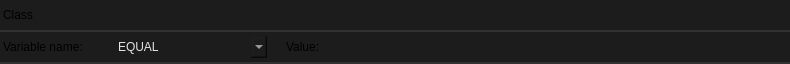
<?xml version="1.0" encoding="UTF-8"?>
<ui version="4.0">
 <class>Widget</class>
 <widget class="QWidget" name="Widget">
  <property name="geometry">
   <rect>
    <x>0</x>
    <y>0</y>
    <width>790</width>
    <height>64</height>
   </rect>
  </property>
  <property name="minimumSize">
   <size>
    <width>0</width>
    <height>0</height>
   </size>
  </property>
  <property name="maximumSize">
   <size>
    <width>16777215</width>
    <height>64</height>
   </size>
  </property>
  <property name="windowTitle">
   <string>Form</string>
  </property>
  <property name="styleSheet">
   <string notr="true">.QWidget {
    font: 580 10pt &quot;Segoe UI&quot;;
    border: 2px solid black;
    border-radius: 0px;
    border-left: 0px;
    border-right: 0px;
	border-top: 0px;
    border-color: rgba(50, 50, 50, 255);
    padding: 8px;
    padding-left: 6px;
    padding-right: 6px;
    color: #E3E3E3;
    background-color: #1C1C1C;
}

.QWidget::hover {
}
.QWidget::selected {
    background-color: #414956;
}</string>
  </property>
  <layout class="QVBoxLayout" name="verticalLayout">
   <property name="spacing">
    <number>0</number>
   </property>
   <property name="leftMargin">
    <number>0</number>
   </property>
   <property name="topMargin">
    <number>0</number>
   </property>
   <property name="rightMargin">
    <number>0</number>
   </property>
   <property name="bottomMargin">
    <number>0</number>
   </property>
   <item>
    <widget class="QFrame" name="frame">
     <property name="minimumSize">
      <size>
       <width>0</width>
       <height>32</height>
      </size>
     </property>
     <property name="maximumSize">
      <size>
       <width>16777215</width>
       <height>32</height>
      </size>
     </property>
     <property name="styleSheet">
      <string notr="true">.QFrame {
    font: 580 10pt &quot;Segoe UI&quot;;
    border: 2px solid black;
    border-radius: 0px;
    border-left: 0px;
    border-right: 0px;
	border-top: 0px;
    border-color: rgba(50, 50, 50, 255);
    color: #E3E3E3;
    background-color: #1C1C1C;
}

.QFrame::hover {
}
.QFrame::selected {
    background-color: #414956;
}</string>
     </property>
     <property name="frameShape">
      <enum>QFrame::Shape::StyledPanel</enum>
     </property>
     <property name="frameShadow">
      <enum>QFrame::Shadow::Raised</enum>
     </property>
     <property name="lineWidth">
      <number>0</number>
     </property>
     <layout class="QHBoxLayout" name="horizontalLayout_2">
      <property name="spacing">
       <number>16</number>
      </property>
      <property name="leftMargin">
       <number>0</number>
      </property>
      <property name="topMargin">
       <number>0</number>
      </property>
      <property name="rightMargin">
       <number>0</number>
      </property>
      <property name="bottomMargin">
       <number>0</number>
      </property>
      <item>
       <layout class="QHBoxLayout" name="layout">
        <property name="sizeConstraint">
         <enum>QLayout::SizeConstraint::SetFixedSize</enum>
        </property>
        <item>
         <widget class="QLabel" name="property_class">
          <property name="sizePolicy">
           <sizepolicy hsizetype="Fixed" vsizetype="Preferred">
            <horstretch>0</horstretch>
            <verstretch>0</verstretch>
           </sizepolicy>
          </property>
          <property name="styleSheet">
           <string notr="true">border:0px;
background-color: rgba(255, 255, 255, 0);
font: 8pt &quot;Segoe UI&quot;;
padding-right: 16px;

</string>
          </property>
          <property name="text">
           <string>Class</string>
          </property>
         </widget>
        </item>
        <item>
         <spacer name="horizontalSpacer">
          <property name="orientation">
           <enum>Qt::Orientation::Horizontal</enum>
          </property>
          <property name="sizeHint" stdset="0">
           <size>
            <width>40</width>
            <height>20</height>
           </size>
          </property>
         </spacer>
        </item>
       </layout>
      </item>
     </layout>
    </widget>
   </item>
   <item>
    <widget class="QFrame" name="frame_2">
     <property name="minimumSize">
      <size>
       <width>0</width>
       <height>32</height>
      </size>
     </property>
     <property name="maximumSize">
      <size>
       <width>16777215</width>
       <height>32</height>
      </size>
     </property>
     <property name="styleSheet">
      <string notr="true">.QFrame {
    font: 580 10pt &quot;Segoe UI&quot;;
    border: 2px solid black;
    border-radius: 0px;
    border-left: 0px;
    border-right: 0px;
	border-top: 0px;
    border-color: rgba(50, 50, 50, 255);
    color: #E3E3E3;
    background-color: #1C1C1C;
}

.QFrame::hover {
}
.QFrame::selected {
    background-color: #414956;
}</string>
     </property>
     <property name="frameShape">
      <enum>QFrame::Shape::StyledPanel</enum>
     </property>
     <property name="frameShadow">
      <enum>QFrame::Shadow::Raised</enum>
     </property>
     <property name="lineWidth">
      <number>0</number>
     </property>
     <layout class="QHBoxLayout" name="horizontalLayout_3">
      <property name="spacing">
       <number>16</number>
      </property>
      <property name="leftMargin">
       <number>0</number>
      </property>
      <property name="topMargin">
       <number>0</number>
      </property>
      <property name="rightMargin">
       <number>0</number>
      </property>
      <property name="bottomMargin">
       <number>0</number>
      </property>
      <item>
       <layout class="QHBoxLayout" name="layout_2">
        <property name="sizeConstraint">
         <enum>QLayout::SizeConstraint::SetFixedSize</enum>
        </property>
        <item>
         <widget class="QLabel" name="property_class_2">
          <property name="sizePolicy">
           <sizepolicy hsizetype="Fixed" vsizetype="Preferred">
            <horstretch>0</horstretch>
            <verstretch>0</verstretch>
           </sizepolicy>
          </property>
          <property name="styleSheet">
           <string notr="true">border:0px;
background-color: rgba(255, 255, 255, 0);
font: 8pt &quot;Segoe UI&quot;;
padding-right: 16px;

</string>
          </property>
          <property name="text">
           <string>Variable name:</string>
          </property>
         </widget>
        </item>
        <item>
         <widget class="QComboBox" name="comparison">
          <property name="sizePolicy">
           <sizepolicy hsizetype="Fixed" vsizetype="Fixed">
            <horstretch>0</horstretch>
            <verstretch>0</verstretch>
           </sizepolicy>
          </property>
          <property name="styleSheet">
           <string notr="true">QComboBox {
    font: 580 8pt &quot;Segoe UI&quot;;
    border: 2px solid black;
    border-radius: 0px;
    border-color: rgba(80, 80, 80, 255);
    height: 18px;
    padding-top: 2px;
    padding-bottom: 2px;
	border-top:none;
border-bottom:none;
border:none;
    color: #E3E3E3;
    background-color: #1C1C1C;
}

QComboBox:hover {
    background-color: #414956;
    color: white;
}

QComboBox:pressed {
}

QComboBox:item {
    font: 580  8pt &quot;Segoe UI&quot;;
    color: #E3E3E3;
    padding-left: 5px;
    background-color: #1C1C1C;
    border-style: none;
}

QComboBox::drop-down {
    color: #E3E3E3;
    padding: 2px;
    background: url(://icons/arrow_drop_down_16dp.svg) no-repeat center;
    border-bottom: 0px solid black;
    border-top: 0px solid black;
    border-right: 0px;
    border-left: 2px solid;
    margin-left: 5px;
    padding: 5px;
    width: 7px;
    border-color: rgba(80, 80, 80, 255);
    background-color: #1C1C1C;
border:none;
}

QComboBox::drop-down:hover {
    background-color: #414956;
    color: white;
}


QComboBox QAbstractItemView {
    border: 2px solid gray;
    border-color: rgba(80, 80, 80, 255);
    selection-background-color: #414956;
    background-color: #1C1C1C;
}


QComboBox QAbstractItemView::item {
    height: 16px; /* Set the height of each item */
    padding: 4px; /* Add padding to each item */
    padding-left: 5px;
    padding-right: 5px;
    color: #ff8a8a8a;
    border-style: none;
    border-bottom: 0.5px solid black;
    border-color: rgba(255, 255, 255, 10);
}


QComboBox QAbstractItemView::item:selected {
    height: 16px; /* Set the height of each item */
    padding: 4px; /* Add padding to each item */
    padding-left: 5px;
    padding-right: 5px;
    background-color: #414956;
    color: white;
    border: none; /* Remove border */
    outline: none; /* Remove outline */
}
</string>
          </property>
          <property name="currentIndex">
           <number>0</number>
          </property>
          <item>
           <property name="text">
            <string>EQUAL</string>
           </property>
          </item>
          <item>
           <property name="text">
            <string>NOT_EQUAL</string>
           </property>
          </item>
          <item>
           <property name="text">
            <string>LESS</string>
           </property>
          </item>
          <item>
           <property name="text">
            <string>LESS_OR_EQUAL</string>
           </property>
          </item>
          <item>
           <property name="text">
            <string>GREATER</string>
           </property>
          </item>
          <item>
           <property name="text">
            <string>GREATER_OR_EQUAL</string>
           </property>
          </item>
         </widget>
        </item>
        <item>
         <widget class="QLabel" name="property_class_3">
          <property name="sizePolicy">
           <sizepolicy hsizetype="Fixed" vsizetype="Preferred">
            <horstretch>0</horstretch>
            <verstretch>0</verstretch>
           </sizepolicy>
          </property>
          <property name="styleSheet">
           <string notr="true">border:0px;
background-color: rgba(255, 255, 255, 0);
font: 8pt &quot;Segoe UI&quot;;
padding-right: 16px;

</string>
          </property>
          <property name="text">
           <string>Value:</string>
          </property>
         </widget>
        </item>
        <item>
         <spacer name="horizontalSpacer_2">
          <property name="orientation">
           <enum>Qt::Orientation::Horizontal</enum>
          </property>
          <property name="sizeHint" stdset="0">
           <size>
            <width>40</width>
            <height>20</height>
           </size>
          </property>
         </spacer>
        </item>
       </layout>
      </item>
     </layout>
    </widget>
   </item>
  </layout>
 </widget>
 <resources/>
 <connections/>
</ui>
